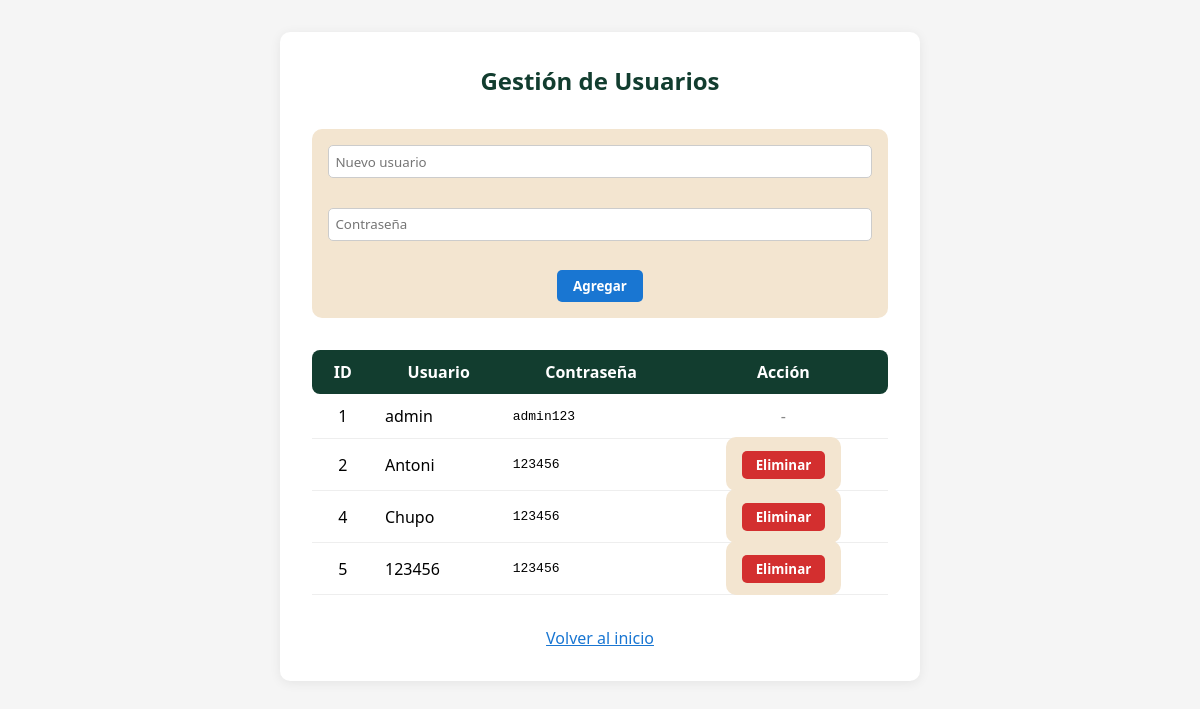
The page /usuarios (signed in) on the database its author committed.
### tables this page shows
CREATE TABLE users (
    id INTEGER PRIMARY KEY AUTOINCREMENT,
    username TEXT NOT NULL UNIQUE,
    password TEXT NOT NULL
);

### app.py (the view, shortened to what this page needs)
@app.route('/usuarios', methods=['GET', 'POST'])
def usuarios():
    if not is_admin():
        return 'Acceso restringido', 403
    conn = get_db_connection()
    msg = ''
    usuarios = conn.execute('SELECT id, username, password FROM users ORDER BY id').fetchall()
    conn.close()
    return render_template('usuarios.html', usuarios=usuarios, msg=msg)

### app.py (called while the page is built)
def get_db_connection():
    conn = sqlite3.connect('antonito.db')
    conn.row_factory = sqlite3.Row
    return conn

def is_admin():
    return session.get('username') == 'admin'

### templates/usuarios.html (shortened to what this page needs)
<!DOCTYPE html>
<html lang="es">
<head>
    <link rel="stylesheet" type="text/css" href="{{ url_for('static', filename='css/style.css') }}">
</head>
<body style="background: #f5f5f5;">
    <div style="max-width: 700px; margin: 2rem auto; background: #fff; border-radius: 10px; box-shadow: 0 2px 12px rgba(0,0,0,0.07); padding: 2rem;">
        <h2 style="color: #123d2f; text-align: center; margin-bottom: 2rem;">Gestión de Usuarios</h2>
        <form method="post" style="margin-bottom:2em; display:flex; gap:1em; align-items:center; justify-content:center; flex-wrap:wrap;">
            <input type="text" name="new_username" placeholder="Nuevo usuario" required style="padding:0.5em; border-radius:5px; border:1px solid #ccc;">
            <input type="text" name="new_password" placeholder="Contraseña" required style="padding:0.5em; border-radius:5px; border:1px solid #ccc;">
            <button type="submit" name="add_user" style="background:#1976d2; color:#fff; border:none; border-radius:5px; padding:0.5em 1.2em; font-weight:bold; cursor:pointer;">Agregar</button>
        </form>
        <table style="width:100%; border-collapse: collapse;">
            <thead>
                <tr style="background: #123d2f; color: #fff;">
                    <th style="padding: 0.7em; border-radius: 8px 0 0 8px;">ID</th>
                    <th style="padding: 0.7em;">Usuario</th>
                    <th style="padding: 0.7em;">Contraseña</th>
                    <th style="padding: 0.7em; border-radius: 0 8px 8px 0;">Acción</th>
                </tr>
            </thead>
            <tbody>
                {% for user in usuarios %}
                <tr style="border-bottom: 1px solid #eee;">
                    <td style="padding: 0.7em; text-align:center;">{{ user['id'] }}</td>
                    <td style="padding: 0.7em;">{{ user['username'] }}</td>
                    <td style="padding: 0.7em; font-family:monospace;">{{ user['password'] }}</td>
                    <td style="padding: 0.7em; text-align:center;">
                        {% if user['username'] != 'admin' %}
                        <form method="post" style="display:inline;">
                            <button type="submit" name="delete_user" style="background:#d32f2f; color:#fff; border:none; border-radius:5px; padding:0.4em 1em; font-weight:bold; cursor:pointer;">Eliminar</button>
                        </form>
                        {% else %}
                        <span style="color:#888;">-</span>
                        {% endif %}
                    </td>
                </tr>
                {% else %}
                <tr><td colspan="4" style="text-align:center; color:#888; padding:2em;">No hay usuarios registrados.</td></tr>
                {% endfor %}
            </tbody>
        </table>
        <div style="text-align:center; margin-top:2rem;">
            <a href="/" style="color:#1976d2; text-decoration:underline;">Volver al inicio</a>
        </div>
    </div>
</body>
</html>

### static/css/style.css (style rules this page uses)
* { box-sizing: border-box; margin: 0; padding: 0; font-family: 'Segoe UI', sans-serif; }
body { background-color: #FAEBD7; display: flex; flex-direction: column; min-height: 100vh; }
form { background: #f3e5d0; padding: 1em; margin-top: 2em; border-radius: 10px; }
form input { width: 100%; padding: 0.5em; margin-bottom: 1em; border: 1px solid #ccc; border-radius: 5px; }

### rows shown on the page
users: id "1", username "admin", password "admin123"
users: id "2", username "Antoni", password "123456"
users: id "4", username "Chupo", password "123456"
users: id "5", username "123456", password "123456"
